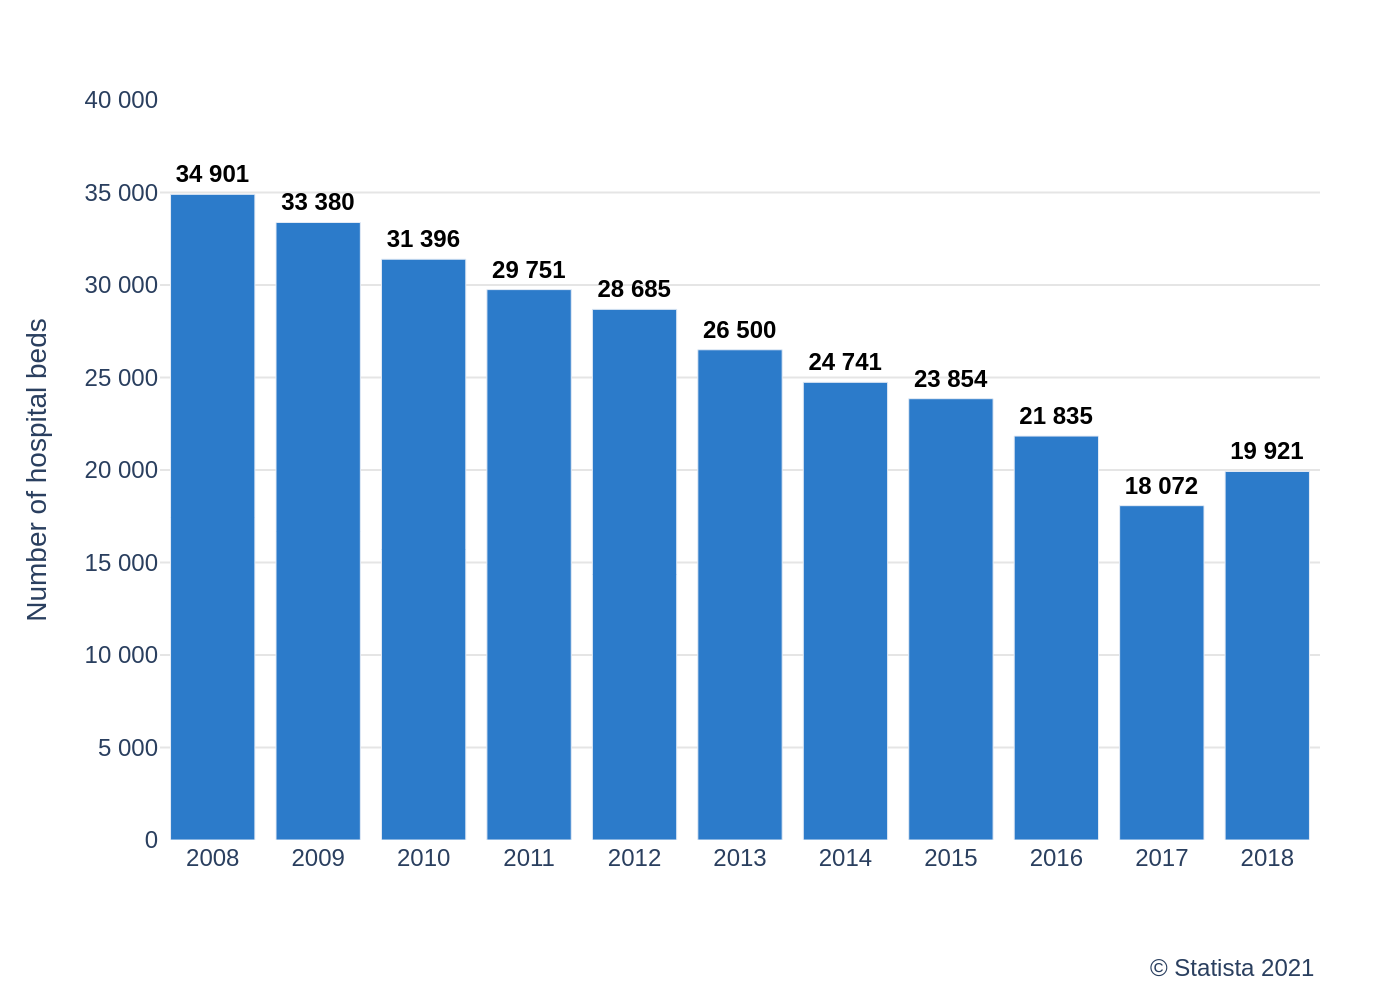

Reproduce this figure in Python.
import sys
import json
import pathlib
import plotly.graph_objects as go

# Check if a command-line argument is provided
if len(sys.argv) != 2:
    print("Usage: python generate_chart.py <path_to_json_file>")
    sys.exit(1)

# Get the JSON file path from the command-line argument
json_file_path = pathlib.Path(sys.argv[1])

# Check if the JSON file exists
if not json_file_path.is_file():
    print(f"Error: File not found at {json_file_path}")
    sys.exit(1)

# Read the JSON data
with open(json_file_path, 'r', encoding='utf-8') as f:
    chart_info = json.load(f)

# Extract data for plotting
chart_data = chart_info["chart_data"]
texts = chart_info["texts"]
colors = chart_info["colors"]

# Create the figure
fig = go.Figure()

# Add traces from the chart data
for i, series in enumerate(chart_data):
    # Format bar labels with a space as a thousands separator
    bar_texts = [f"{val:,}".replace(",", " ") for val in series['y']]
    
    fig.add_trace(go.Bar(
        x=series['x'],
        y=series['y'],
        name=series.get('name', ''),
        marker_color=colors[i % len(colors)],
        text=bar_texts,
        textposition='outside',
        textfont=dict(
            family="Arial",
            size=12,
            color='black'
        ),
        # Make the text on bars appear bold as in the original image
        texttemplate='<b>%{text}</b>'
    ))

# Build combined title string
title_text = ""
if texts.get("title"):
    title_text += f"<b>{texts['title']}</b>"
if texts.get("subtitle"):
    title_text += f"<br><sub>{texts['subtitle']}</sub>"

# Build combined source string
source_text = ""
if texts.get("source"):
    source_text += texts["source"]
if texts.get("note"):
    source_text += f"<br>{texts['note']}"

# Update layout
fig.update_layout(
    font=dict(family="Arial"),
    title=dict(
        text=title_text,
        x=0.05,
        xanchor='left'
    ),
    xaxis_title=texts.get("x_axis_title"),
    yaxis_title=texts.get("y_axis_title"),
    plot_bgcolor='white',
    paper_bgcolor='white',
    showlegend=False,
    xaxis=dict(
        showgrid=False,
        tickfont=dict(size=12)
    ),
    yaxis=dict(
        range=[0, 40000],
        gridcolor='#E5E5E5',
        zeroline=False,
        # Manually set ticks and labels to match the space separator format
        tickvals=[0, 5000, 10000, 15000, 20000, 25000, 30000, 35000, 40000],
        ticktext=['0', '5 000', '10 000', '15 000', '20 000', '25 000', '30 000', '35 000', '40 000'],
        tickfont=dict(size=12)
    ),
    # Add margins to prevent clipping of text labels and source
    margin=dict(t=50, b=80, l=80, r=40),
    annotations=[
        dict(
            text=source_text,
            showarrow=False,
            xref='paper',
            yref='paper',
            x=1.0,
            y=-0.15,
            xanchor='right',
            yanchor='top',
            font=dict(size=12)
        )
    ]
)

# Define the output file name based on the input JSON file name
output_filename = json_file_path.with_suffix('.png')

# Save the figure as a PNG image
fig.write_image(output_filename, scale=2)

print(f"Chart saved to {output_filename}")
